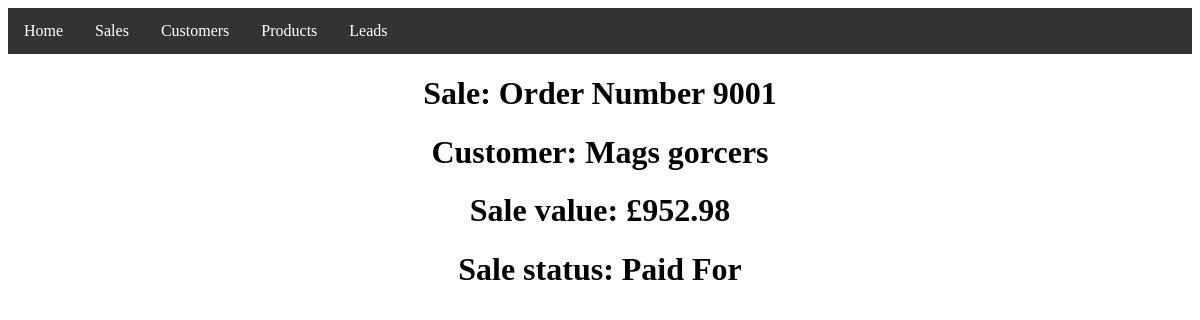
Screenshot of /sales/1 with the database file from the repository.
### Sales/models.py (models this page shows, shortened)
class Orders(models.Model):
    STATUS = (
        ('Paid For','Paid For'),
        ('Debt Due','Debt Due'),
        )
    Number = models.CharField(max_length=200,null=True)
    Customer = models.ForeignKey(Customer, on_delete=models.SET("Unknown"))
    Order_val = models.FloatField(null=True)
    Products_Sold = models.ManyToManyField(Product)
    date_created = models.DateTimeField(auto_now_add=True)
    status = models.CharField(max_length=200, null=True, choices=STATUS)

class Customer(models.Model):
    name = models.CharField(max_length=200,null=True)
    phone = models.CharField(max_length=200, null=True)
    email = models.CharField(max_length=200, null=True, blank=True)
    trustworthy = models.BooleanField(null=True)
    date_created = models.DateTimeField(auto_now_add=True)
    def __str__(self):
        return self.name

### Sales/views.py (the view)
# urls.py: path('sales/<str:sale_id>', views.Sales2, name="Dy_Sales"),
def Sales2(request, sale_id):
    Sale = Orders.objects.get(id=sale_id)
    return render(request,'Sales/Salesheet.html',{'Sale':Sale} )

### Sales/templates/Sales/Salesheet.html (shortened to what this page needs)
{% load static %}
<!DOCTYPE html>
<html>
	<head>
		<link rel="stylesheet" type="text/css" href="{% static 'Main.css' %}">
	</head>
	<body>
		{% block content %}
		{% include 'Sales/Navigation.html'%}
		<h1>Sale: Order Number {{Sale.Number}}</h1>
		<h1>Customer: {{Sale.Customer}}</h1>
		<h1>Sale value: £{{Sale.Order_val}}</h1>
		<h1>Sale status: {{Sale.status}}</h1>
		{% endblock %}
	</body>
</html>

### static/Main.css (style rules this page uses)
h1 { text-align: center; }

### rows the page displays
Orders: Number "9001", Customer "Mags gorcers", Order_val "952.98", status "Paid For"
